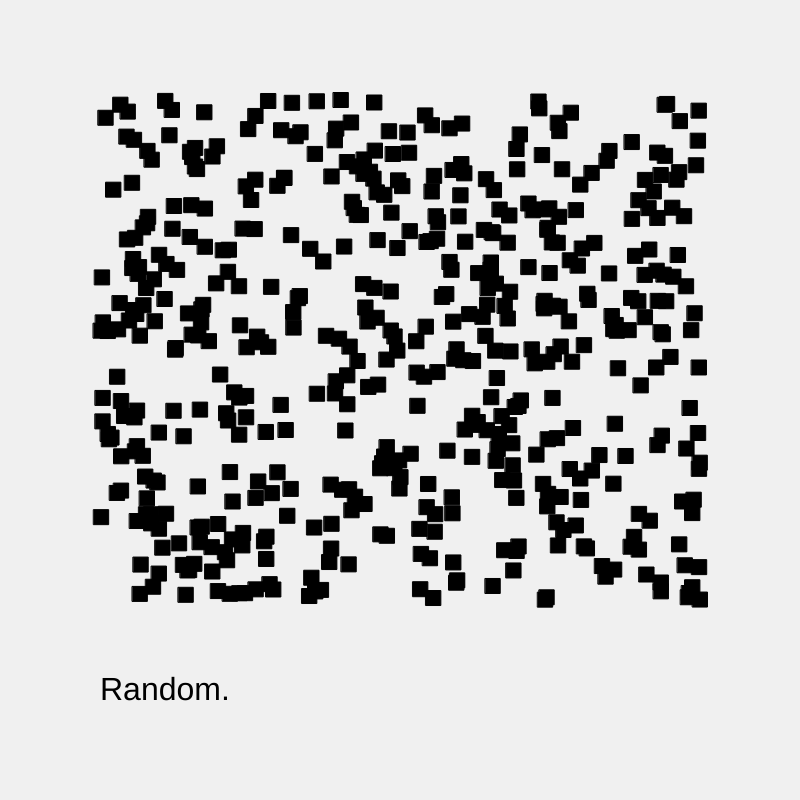
Frame 1 (no input)
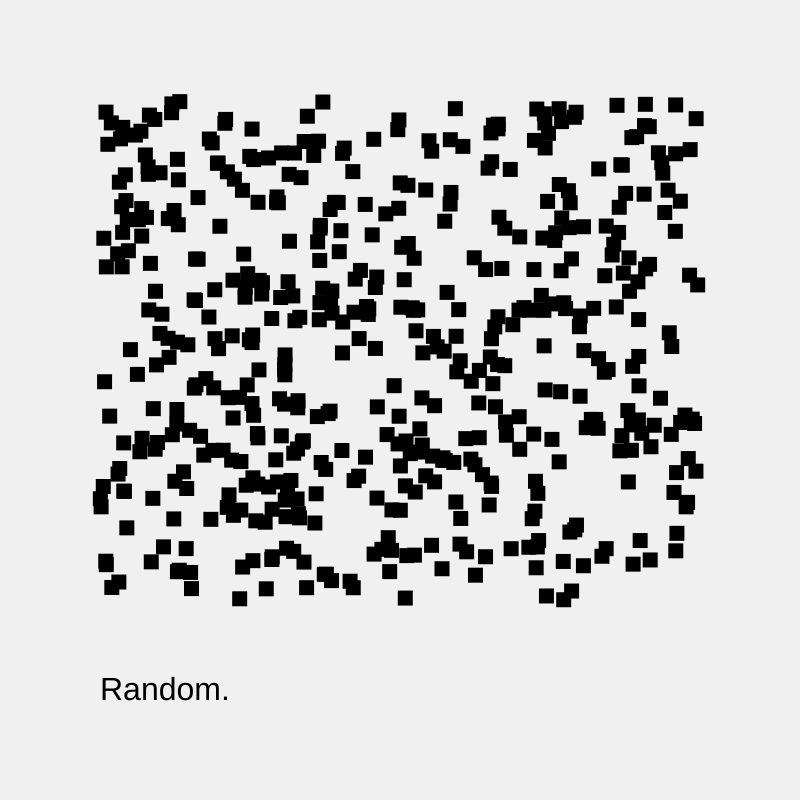
Frame 2 (the mouse pressed at the canvas centre, redrawn once)

The p5.js sketch that drew these frames (run headless with seeded random() and noise() and a simulated clock; the mouse was pressed at the canvas centre and the sketch redrawn once):

// p5.js sketch
// ── sketch.js
let r, g, b;
let thickness;
let shapeSize;

function setup() {
  createCanvas(800, 800);
  r = 0;
  g = 0;
  b = 0;
  thickness = 1;
  shapeSize = 15;
}

function draw() {
  background(240);

  let gridSize = 30;
  for (let i = 0; i < 500; i++) {
    let x = width / 2 + random(-300, 300);
    let y = height / 2 - 50 + random(-250, 250);

    // r = map(y, 100, 600, 0, 255);
    // g = map(y, 100, 600, 0, 255);
    // b = map(y, 100, 600, 0, 255);

    fill(r, g, b);
    //stroke(r, g, b);

    // if (random() < 0.50) {
    //   noStroke();
    //   fill(r, g, b);
    // } else {
    //   noFill();
    //   stroke(r, g, b);
    // }

    // thickness = map(y, 100, 600, 1, 8);
    // strokeWeight(thickness);

    // shapeSize = random(3, 25);
    // shapeSize = map(y, 100, 600, 20, 5);

    rectMode(CENTER);
    rect(x, y, shapeSize, shapeSize);
    // circle(x, y, shapeSize);

  }

  fill(0);
  noStroke();
  textSize(32);
  text("Random.", 100, 700);

  noLoop();
}
